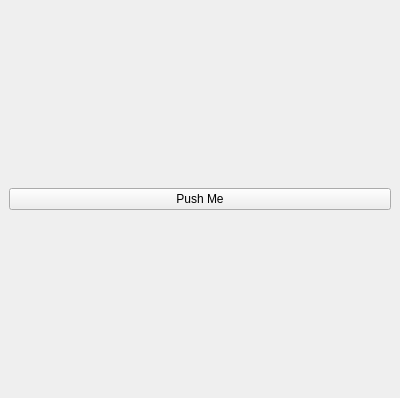
<?xml version="1.0" encoding="UTF-8"?>
<ui version="4.0">
 <class>MainWindow</class>
 <widget class="QMainWindow" name="MainWindow">
  <property name="geometry">
   <rect>
    <x>0</x>
    <y>0</y>
    <width>400</width>
    <height>398</height>
   </rect>
  </property>
  <property name="windowTitle">
   <string>MainWindow</string>
  </property>
  <widget class="QWidget" name="centralwidget">
   <layout class="QGridLayout" name="gridLayout">
    <item row="0" column="0">
     <widget class="QPushButton" name="Button1">
      <property name="text">
       <string>Push Me</string>
      </property>
     </widget>
    </item>
   </layout>
  </widget>
 </widget>
 <resources/>
 <connections/>
</ui>
